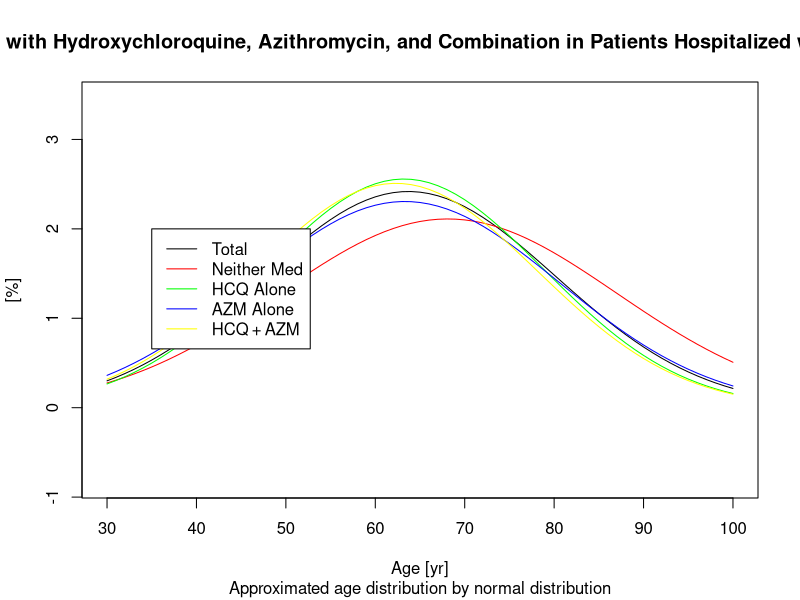

The R source for this figure:
png("test.png",width=1920,height=1080)

x<-30:100
a<-dnorm(x,63.7,16.5)*100
b<-dnorm(x,68.1,18.9)*100
c<-dnorm(x,63.2,15.6)*100
d<-dnorm(x,63.3,17.3)*100
e<-dnorm(x,62.3,15.9)*100


plot(x,a,type="l", col="black", asp=10,xlab="Age [yr]", ylab="[%]",
    main="Treatment with Hydroxychloroquine, Azithromycin, and Combination in Patients Hospitalized with COVID-19",
    sub="Approximated age distribution by normal distribution")
lines(x,b,col="red",lty=1)
lines(x,c,col="green",lty=1)
lines(x,d,col="blue",lty=1)
lines(x,e,col="yellow",lty=1)

legend(35,2,legend=c("Total","Neither Med","HCQ Alone","AZM Alone","HCQ + AZM"),col=c("black","red","green","blue","yellow"),lty=1)
dev.off()
